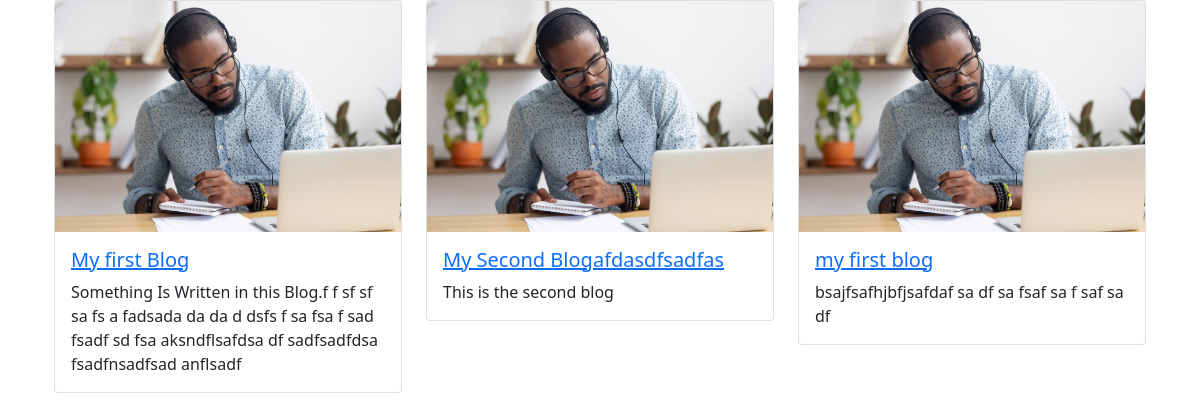
The app's page /blogs/ with its own data.
### blogs/models.py (models this page shows, shortened)
class Blog(models.Model):
    title = models.CharField(max_length=1083)
    slug = models.CharField(max_length=1100)
    description = models.TextField(blank=True, null=True)
    date = models.DateTimeField(auto_now_add=True)
    image = models.ImageField(upload_to='images/', null=True)

### blogs/views.py (the view)
# urls.py: path('', views.blog_listing, name="blog_listing"),
def blog_listing(request, *args, **kwargs):
    blogs = Blog.objects.all()
    return render(request, "blog_listing.html", {'blogs': blogs})

### templates/blog_listing.html
{% extends 'base.html' %}
{% block content %}
<div class="row row-cols-1 row-cols-md-3 g-4">
    {% for blog in blogs %}
  <div class="col">
    <div class="card">
      <img src="{{ blog.image.url }}" class="card-img-top" alt="...">
      <div class="card-body">
          <a class="card-link" href="{% url 'blog_detail' blog.slug %}"> <h5 class="card-title">{{blog.title}}</h5> </a>
        <p class="card-text">{{blog.description}}</p>
      </div>
    </div>
  </div>
    {% endfor %}
</div>
{% endblock %}

### templates/base.html (shortened to what this page needs)
<!DOCTYPE html>
<html lang="en">
<head>
    <link
        href="https://cdn.jsdelivr.net/npm/bootstrap@5.0.2/dist/css/bootstrap.min.css"
        rel="stylesheet"
>
    <link rel="stylesheet" href="https://cdnjs.cloudflare.com/ajax/libs/font-awesome/6.4.0/css/all.min.css" />
</head>
<body class="container">
<div class="container">
{% block content %}
{% endblock %}
</div>
</body>
</html>

### records on screen
Blog: image (picture), title "My first Blog", description "Something Is Written in this Blog.f f sf sf sa fs a fadsada da da d dsfs f sa fsa f sad fsadf sd fsa aksndflsafdsa df sadfsadfdsa fsadfnsadfsad anflsadf"
Blog: image (picture), title "My Second Blogafdasdfsadfas", description "This is the second blog"
Blog: image (picture), title "my first blog", description "bsajfsafhjbfjsafdaf sa df sa fsaf sa f saf sa df"
